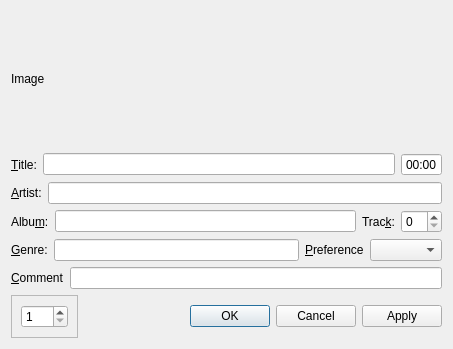
<?xml version="1.0" encoding="UTF-8"?>
<ui version="4.0">
 <class>MetaDataWidget</class>
 <widget class="QWidget" name="MetaDataWidget">
  <property name="geometry">
   <rect>
    <x>0</x>
    <y>0</y>
    <width>453</width>
    <height>349</height>
   </rect>
  </property>
  <property name="windowTitle">
   <string>Edycja metadanych</string>
  </property>
  <layout class="QVBoxLayout" name="verticalLayout">
   <item>
    <widget class="QLabel" name="imageLabel">
     <property name="sizePolicy">
      <sizepolicy hsizetype="Expanding" vsizetype="Expanding">
       <horstretch>0</horstretch>
       <verstretch>0</verstretch>
      </sizepolicy>
     </property>
     <property name="text">
      <string>Image</string>
     </property>
    </widget>
   </item>
   <item>
    <layout class="QHBoxLayout" name="horizontalLayout_2">
     <item>
      <widget class="QLabel" name="label">
       <property name="sizePolicy">
        <sizepolicy hsizetype="Preferred" vsizetype="Preferred">
         <horstretch>0</horstretch>
         <verstretch>0</verstretch>
        </sizepolicy>
       </property>
       <property name="text">
        <string>&amp;Title:</string>
       </property>
       <property name="buddy">
        <cstring>titleLineEdit</cstring>
       </property>
      </widget>
     </item>
     <item>
      <widget class="QLineEdit" name="titleLineEdit">
       <property name="sizePolicy">
        <sizepolicy hsizetype="Expanding" vsizetype="Fixed">
         <horstretch>2</horstretch>
         <verstretch>0</verstretch>
        </sizepolicy>
       </property>
      </widget>
     </item>
     <item>
      <widget class="QTimeEdit" name="timeDisplay">
       <property name="sizePolicy">
        <sizepolicy hsizetype="Minimum" vsizetype="Fixed">
         <horstretch>0</horstretch>
         <verstretch>0</verstretch>
        </sizepolicy>
       </property>
       <property name="readOnly">
        <bool>true</bool>
       </property>
       <property name="buttonSymbols">
        <enum>QAbstractSpinBox::NoButtons</enum>
       </property>
       <property name="displayFormat">
        <string>mm:ss</string>
       </property>
      </widget>
     </item>
    </layout>
   </item>
   <item>
    <layout class="QHBoxLayout" name="horizontalLayout_3">
     <item>
      <widget class="QLabel" name="label_2">
       <property name="sizePolicy">
        <sizepolicy hsizetype="Preferred" vsizetype="Preferred">
         <horstretch>0</horstretch>
         <verstretch>0</verstretch>
        </sizepolicy>
       </property>
       <property name="text">
        <string>&amp;Artist:</string>
       </property>
       <property name="buddy">
        <cstring>artistLineEdit</cstring>
       </property>
      </widget>
     </item>
     <item>
      <widget class="QLineEdit" name="artistLineEdit">
       <property name="sizePolicy">
        <sizepolicy hsizetype="Expanding" vsizetype="Fixed">
         <horstretch>2</horstretch>
         <verstretch>0</verstretch>
        </sizepolicy>
       </property>
      </widget>
     </item>
    </layout>
   </item>
   <item>
    <layout class="QHBoxLayout" name="horizontalLayout_4">
     <item>
      <widget class="QLabel" name="label_3">
       <property name="text">
        <string>Albu&amp;m:</string>
       </property>
       <property name="buddy">
        <cstring>albumLineEdit</cstring>
       </property>
      </widget>
     </item>
     <item>
      <widget class="QLineEdit" name="albumLineEdit">
       <property name="sizePolicy">
        <sizepolicy hsizetype="Expanding" vsizetype="Fixed">
         <horstretch>2</horstretch>
         <verstretch>0</verstretch>
        </sizepolicy>
       </property>
      </widget>
     </item>
     <item>
      <layout class="QHBoxLayout" name="horizontalLayout">
       <item>
        <widget class="QLabel" name="label_4">
         <property name="sizePolicy">
          <sizepolicy hsizetype="Preferred" vsizetype="Preferred">
           <horstretch>0</horstretch>
           <verstretch>0</verstretch>
          </sizepolicy>
         </property>
         <property name="text">
          <string>Trac&amp;k:</string>
         </property>
         <property name="buddy">
          <cstring>trackSpinBox</cstring>
         </property>
        </widget>
       </item>
       <item>
        <widget class="QSpinBox" name="trackSpinBox">
         <property name="sizePolicy">
          <sizepolicy hsizetype="Minimum" vsizetype="Fixed">
           <horstretch>0</horstretch>
           <verstretch>0</verstretch>
          </sizepolicy>
         </property>
        </widget>
       </item>
      </layout>
     </item>
    </layout>
   </item>
   <item>
    <layout class="QHBoxLayout" name="genrePrefLayout">
     <item>
      <widget class="QLabel" name="label_5">
       <property name="sizePolicy">
        <sizepolicy hsizetype="Preferred" vsizetype="Preferred">
         <horstretch>0</horstretch>
         <verstretch>0</verstretch>
        </sizepolicy>
       </property>
       <property name="text">
        <string>&amp;Genre:</string>
       </property>
       <property name="buddy">
        <cstring>genreLineEdit</cstring>
       </property>
      </widget>
     </item>
     <item>
      <widget class="QLineEdit" name="genreLineEdit">
       <property name="sizePolicy">
        <sizepolicy hsizetype="Expanding" vsizetype="Fixed">
         <horstretch>1</horstretch>
         <verstretch>0</verstretch>
        </sizepolicy>
       </property>
      </widget>
     </item>
     <item>
      <widget class="QLabel" name="label_7">
       <property name="text">
        <string>&amp;Preference</string>
       </property>
       <property name="buddy">
        <cstring>preferenceCombo</cstring>
       </property>
      </widget>
     </item>
     <item>
      <widget class="QComboBox" name="preferenceCombo">
       <property name="sizePolicy">
        <sizepolicy hsizetype="Minimum" vsizetype="Fixed">
         <horstretch>0</horstretch>
         <verstretch>0</verstretch>
        </sizepolicy>
       </property>
      </widget>
     </item>
    </layout>
   </item>
   <item>
    <layout class="QHBoxLayout" name="horizontalLayout_6">
     <item>
      <widget class="QLabel" name="label_6">
       <property name="text">
        <string>&amp;Comment</string>
       </property>
       <property name="buddy">
        <cstring>commentLineEdit</cstring>
       </property>
      </widget>
     </item>
     <item>
      <widget class="QLineEdit" name="commentLineEdit">
       <property name="sizePolicy">
        <sizepolicy hsizetype="Expanding" vsizetype="Fixed">
         <horstretch>3</horstretch>
         <verstretch>0</verstretch>
        </sizepolicy>
       </property>
      </widget>
     </item>
    </layout>
   </item>
   <item>
    <layout class="QHBoxLayout" name="horizontalLayout_8">
     <item>
      <widget class="QFrame" name="navButtonFrame">
       <property name="frameShape">
        <enum>QFrame::StyledPanel</enum>
       </property>
       <property name="frameShadow">
        <enum>QFrame::Raised</enum>
       </property>
       <layout class="QHBoxLayout" name="horizontalLayout_7">
        <item>
         <widget class="QSpinBox" name="spinBox">
          <property name="minimum">
           <number>1</number>
          </property>
          <property name="maximum">
           <number>999</number>
          </property>
          <property name="singleStep">
           <number>0</number>
          </property>
         </widget>
        </item>
       </layout>
      </widget>
     </item>
     <item>
      <spacer name="horizontalSpacer">
       <property name="orientation">
        <enum>Qt::Horizontal</enum>
       </property>
       <property name="sizeHint" stdset="0">
        <size>
         <width>58</width>
         <height>17</height>
        </size>
       </property>
      </spacer>
     </item>
     <item>
      <widget class="QDialogButtonBox" name="buttonBox">
       <property name="standardButtons">
        <set>QDialogButtonBox::Apply|QDialogButtonBox::Cancel|QDialogButtonBox::Ok</set>
       </property>
       <property name="centerButtons">
        <bool>false</bool>
       </property>
      </widget>
     </item>
    </layout>
   </item>
  </layout>
 </widget>
 <resources/>
 <connections/>
</ui>
